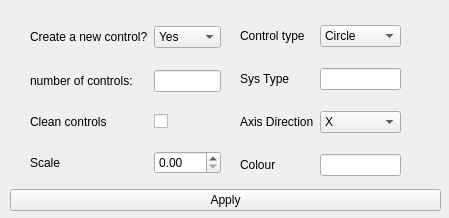
<?xml version="1.0" encoding="UTF-8"?>
<ui version="4.0">
 <class>Form</class>
 <widget class="QWidget" name="Form">
  <property name="geometry">
   <rect>
    <x>0</x>
    <y>0</y>
    <width>449</width>
    <height>218</height>
   </rect>
  </property>
  <property name="windowTitle">
   <string>Jmvs_control_setup</string>
  </property>
  <widget class="QWidget" name="gridLayoutWidget_3">
   <property name="geometry">
    <rect>
     <x>10</x>
     <y>160</y>
     <width>431</width>
     <height>81</height>
    </rect>
   </property>
   <layout class="QGridLayout" name="gridLayout_btm_btn">
    <item row="0" column="0">
     <widget class="QPushButton" name="apply_btn">
      <property name="text">
       <string>Apply</string>
      </property>
     </widget>
    </item>
   </layout>
  </widget>
  <widget class="QWidget" name="gridLayoutWidget_4">
   <property name="geometry">
    <rect>
     <x>240</x>
     <y>10</y>
     <width>161</width>
     <height>181</height>
    </rect>
   </property>
   <layout class="QGridLayout" name="gridLayout_R">
    <item row="0" column="1">
     <widget class="QComboBox" name="type_ctrl_ddbox">
      <item>
       <property name="text">
        <string>Circle</string>
       </property>
      </item>
      <item>
       <property name="text">
        <string>Cube</string>
       </property>
      </item>
     </widget>
    </item>
    <item row="1" column="1">
     <widget class="QLineEdit" name="sys_type_line">
      <property name="text">
       <string/>
      </property>
     </widget>
    </item>
    <item row="2" column="1">
     <widget class="QComboBox" name="axs_ddbx">
      <item>
       <property name="text">
        <string>X</string>
       </property>
      </item>
      <item>
       <property name="text">
        <string>Y</string>
       </property>
      </item>
      <item>
       <property name="text">
        <string>Z</string>
       </property>
      </item>
     </widget>
    </item>
    <item row="2" column="0">
     <widget class="QLabel" name="axs_lbl">
      <property name="text">
       <string>Axis Direction</string>
      </property>
     </widget>
    </item>
    <item row="1" column="0">
     <widget class="QLabel" name="sys_type_lbl">
      <property name="text">
       <string>Sys Type</string>
      </property>
     </widget>
    </item>
    <item row="0" column="0">
     <widget class="QLabel" name="type_ctrl_lbl">
      <property name="text">
       <string>Control type</string>
      </property>
     </widget>
    </item>
    <item row="3" column="0">
     <widget class="QLabel" name="colour_lbl">
      <property name="text">
       <string>Colour</string>
      </property>
     </widget>
    </item>
    <item row="3" column="1">
     <widget class="QLineEdit" name="colour_line"/>
    </item>
   </layout>
  </widget>
  <widget class="QWidget" name="gridLayoutWidget_2">
   <property name="geometry">
    <rect>
     <x>30</x>
     <y>10</y>
     <width>191</width>
     <height>181</height>
    </rect>
   </property>
   <layout class="QGridLayout" name="gridLayout">
    <item row="0" column="0">
     <widget class="QLabel" name="new_ctrl_lbl">
      <property name="text">
       <string>Create a new control?</string>
      </property>
     </widget>
    </item>
    <item row="1" column="1">
     <widget class="QLineEdit" name="num_ctrl_line"/>
    </item>
    <item row="2" column="1">
     <widget class="QCheckBox" name="zero_out_checkBx">
      <property name="text">
       <string/>
      </property>
     </widget>
    </item>
    <item row="1" column="0">
     <widget class="QLabel" name="num_ctrl_lbl">
      <property name="text">
       <string>number of controls:</string>
      </property>
     </widget>
    </item>
    <item row="2" column="0">
     <widget class="QLabel" name="zero_ctrls_lbl">
      <property name="text">
       <string>Clean controls</string>
      </property>
     </widget>
    </item>
    <item row="0" column="1">
     <widget class="QComboBox" name="new_ctrl_ddp">
      <property name="cursor">
       <cursorShape>ArrowCursor</cursorShape>
      </property>
      <property name="contextMenuPolicy">
       <enum>Qt::DefaultContextMenu</enum>
      </property>
      <property name="editable">
       <bool>false</bool>
      </property>
      <property name="currentText">
       <string>Yes</string>
      </property>
      <item>
       <property name="text">
        <string>Yes</string>
       </property>
      </item>
      <item>
       <property name="text">
        <string>No</string>
       </property>
      </item>
     </widget>
    </item>
    <item row="3" column="0">
     <widget class="QLabel" name="scale_lbl">
      <property name="text">
       <string>Scale</string>
      </property>
     </widget>
    </item>
    <item row="3" column="1">
     <widget class="QDoubleSpinBox" name="scale_spnB"/>
    </item>
   </layout>
  </widget>
 </widget>
 <resources/>
 <connections/>
</ui>
